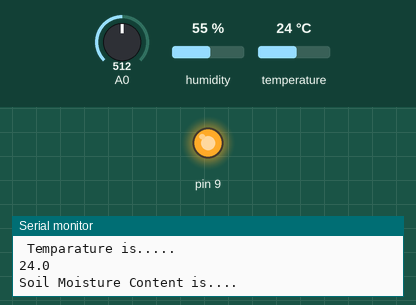
Recording of a sketch running on a simulated Arduino Uno, built with avr-gcc and run on an emulated ATmega328P. On the bench: output pins drawn as LEDs (lit = HIGH), the last lines printed to the serial monitor. Inputs (shaded band) come from the test bench; at power-on: A0 = 512, humidity 55 %, temperature 24 °C.

Above: at 4.8 s.
4.9 s: A0 set to 409
9.9 s: A0 set to 387
At 13.3 s:
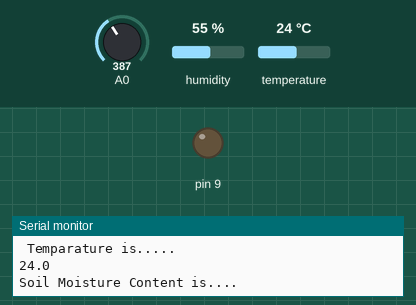
14.9 s: A0 set to 410
At 16.7 s:
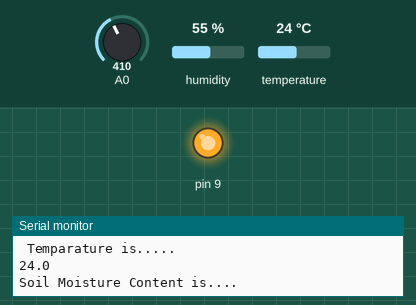
24.3 s: A0 set to 390
At 29.4 s:
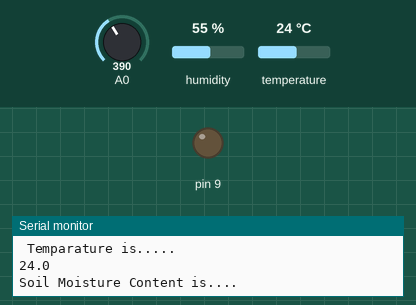
Timing chart, 0 to 30.8 s (numbered marks = the images above; inputs shaded):
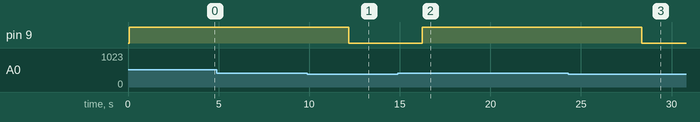

The sketch:

arduino.ino
```cpp
//including the header of DHT-11 temperature and humidty sensor.
#include<dht.h>

//creating the instance of the sensor
dht DHT;

//  if you require to change the pin number, Edit the pin with your arduino pin.
#define DHT11_PIN 3

//  this void setup function runs only once
void setup()
{

//  begin the serial communication at a baud rate of 9600
Serial.begin(9600);


// Welcome message to the Farmer
Serial.println("Welcome to Smart Irrigation portal " );

// Analog pin to which soil moisture sensor is connected to.
pinMode(A0,INPUT);

// defined the digital pin to which DC water pump is connected to.
pinMode(9,OUTPUT);

}

// this void loop() function runs continously.
void loop() {

// reads data from the dht11 pin
int chk = DHT.read11(DHT11_PIN);

int sensorValue = analogRead(A0);

Serial.println(" Humidity is....." );

// displaying the humidity percentage in the air.
Serial.println(DHT.humidity, 1);

Serial.println(" Temparature is..... ");


// displaying the temperature .
Serial.println(DHT.temperature, 1);

// We can put diferent thresholds for different types of soil.
Serial.println("Soil Moisture Content is....");

// considered only 2 cases whether to switch on pump or not ,based on the soil moisture thresholds
if(sensorValue>400)

{

// Switch on pump.
digitalWrite(9,HIGH);

// waits for 2000 to read another data.
delay(2000);
}
else{

// Switch off pump.
digitalWrite(9,LOW);

delay(2000);
}
//  Writing the data to the screen
  Serial.println(sensorValue);
  delay(2000);

}
                                               /*Code Written by Bille Giriteja */
```

Measured:
- the behaviour switches between 401 and 400 on A0 (found by bisection; images 0 and 1)
- after the input at 9.9 s, pin 9: HIGH → LOW after 2.3 s
- after the input at 14.9 s, pin 9: LOW → HIGH after 1.3 s
- after the input at 24.3 s, pin 9: HIGH → LOW after 4.1 s
